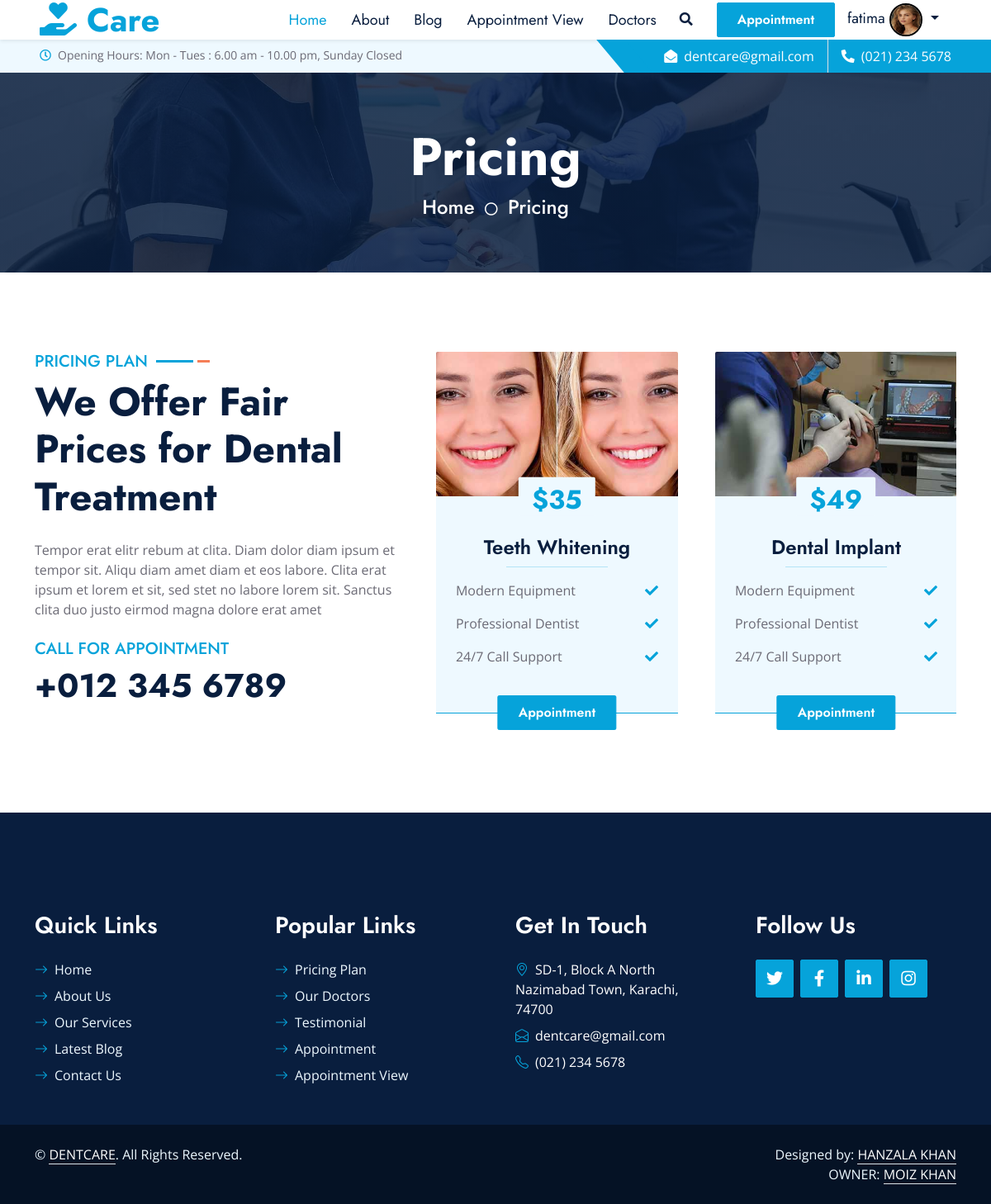
The page /price.php (signed in) on the database its author committed.
### tables this page shows
CREATE TABLE `patient` (
  `id` int(11) NOT NULL,
  `name` varchar(255) NOT NULL,
  `email` varchar(255) NOT NULL,
  `password` varchar(255) NOT NULL,
  `phone` text NOT NULL,
  `PImage` varchar(255) NOT NULL,
  `pstatus` tinyint(4) NOT NULL DEFAULT 1
);

### Includes/navebar.php (the view, shortened to what this page needs)
<!DOCTYPE html>
<html lang="en">
<head>
    <link href="https://cdnjs.cloudflare.com/ajax/libs/font-awesome/5.10.0/css/all.min.css" rel="stylesheet">
    <link href="https://cdn.jsdelivr.net/npm/bootstrap-icons@1.4.1/font/bootstrap-icons.css" rel="stylesheet">
    <link href="assets/lib/owlcarousel/assets/owl.carousel.min.css" rel="stylesheet">
    <link href="assets/lib/animate/animate.min.css" rel="stylesheet">
    <link href="assets/lib/tempusdominus/css/tempusdominus-bootstrap-4.min.css" rel="stylesheet" />
    <link href="assets/lib/twentytwenty/twentytwenty.css" rel="stylesheet" />
    <link href="assets/css/bootstrap.min.css" rel="stylesheet">
    <link href="assets/css/style.css" rel="stylesheet">
</head>
<body>
    <nav class="navbar navbar-expand-lg bg-white navbar-light shadow-sm px-5 py-3 py-lg-0">
        <a href="index.php" class="navbar-brand p-0">
            <h1 class="m-0 text-primary"><i class="fas fa-hand-holding-heart" style="color: #06A3DA;"></i> Care</h1>
        </a>
        <div class="collapse navbar-collapse" id="navbarCollapse">
            <div class="navbar-nav ms-auto py-0">
                <a href="index.php" class="nav-item nav-link active">Home</a>
                <a href="about.php" class="nav-item nav-link">About</a>
                <a href="blog.php" class="nav-item nav-link">Blog</a>
                <a href="appointmentview.php" class="nav-item nav-link">Appointment View</a>
                <a href="doctors.php" class="nav-item nav-link">Doctors</a>
            </div>
            <button type="button" class="btn text-dark" data-bs-toggle="modal" data-bs-target="#searchModal"><i
                    class="fa fa-search"></i></button>
            <a href="appointment.php" class="btn btn-primary py-2 px-4 ms-3">Appointment</a>
        </div>
        <?php
        require("includes/config.php");
        $username = $_SESSION["useremail"];
        $query = "SELECT * FROM `Patient` WHERE `email` = '$username'";
        $result = mysqli_query($connection, $query);
        $result1 = mysqli_fetch_assoc($result);
        ?>
        <div class="navbar-nav">
            <li class=" dropdown">
                <a href="#" class="nav-link dropdown-toggle" data-toggle="dropdown">
                    <span>
                        <?php echo $result1['name']; ?>
                    </span>
                    <img src="<?php echo 'userimg/' . $result1['PImage'] ?>" alt="profile Image" height="40px"
                        width="40px" style="border-radius: 50%; border: 2px solid black;">
                </a>
            </li>
        </div>
    </nav>
    <div class="container-fluid bg-light ps-5 pe-0 d-none d-lg-block">
        <div class="row gx-0">
            <div class="col-md-6 text-center text-lg-start mb-2 mb-lg-0">
                <div class="d-inline-flex align-items-center">
                    <small class="py-2"><i class="far fa-clock text-primary me-2"></i>Opening Hours: Mon - Tues : 6.00
                        am - 10.00 pm, Sunday Closed </small>
                </div>
            </div>
            <div class="col-md-6 text-center text-lg-end">
                <div class="position-relative d-inline-flex align-items-center bg-primary text-white top-shape px-5">
                    <div class="me-3 pe-3 border-end py-2">
                        <p class="m-0"><i class="fa fa-envelope-open me-2"></i>dentcare@gmail.com</p>
                    </div>
                    <div class="py-2">
                        <p class="m-0"><i class="fa fa-phone-alt me-2"></i>(021) 234 5678</p>
                    </div>
                </div>
            </div>
        </div>
    </div>

### assets/css/style.css (style rules this page uses)
:root { --primary: #06A3DA; --secondary: #F57E57; --light: #EEF9FF; --dark: #091E3E; }
h1, h2, .font-weight-bold { font-weight: 700 !important; }
.btn { font-family: 'Jost', sans-serif; font-weight: 600; transition: .5s; }
.btn-primary, .btn-secondary { color: #FFFFFF; }
.top-shape::before { position: absolute; content: ""; width: 35px; height: 100%; top: 0; left: -17px; background: var(--primary); transform: skew(40deg); }
.navbar-light .navbar-nav .nav-link { font-family: 'Jost', sans-serif; padding: 1px 15px; font-size: 18px; color: var(--dark); outline: none; transition: .5s; }
.navbar-light .navbar-nav .nav-link:hover, .navbar-light .navbar-nav .nav-link.active { color: var(--primary); }

### rows shown on the page
patient: name "fatima", PImage (picture)
